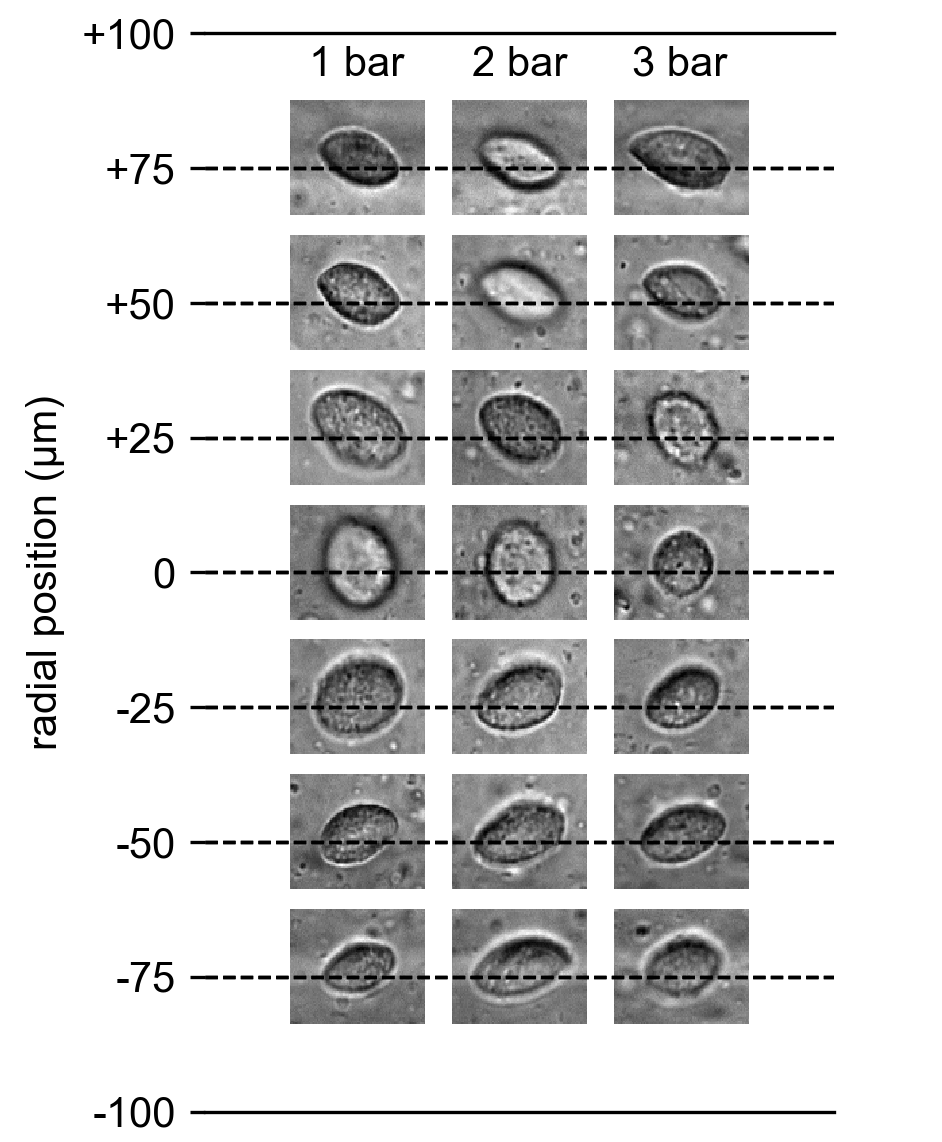

Write Python code to recreate this figure.
import sys
from pathlib import Path
import imageio
import matplotlib.pyplot as plt
import numpy as np
sys.path.insert(0, str(Path(__file__).parent.parent))

from helper_functions import getInputFile, getConfig, getData
from helper_functions import refetchTimestamps, getVelocity, filterCells, correctCenter, getStressStrain, fitStiffness
from helper_functions import initPlotSettings, plotVelocityProfile, plotStressStrain, plotMessurementStatus
from helper_functions import storeEvaluationResults

import pylustrator
pylustrator.start()

""" loading data """
# get the results file (by config parameter or user input dialog)
datafiles = [
    r"\\131.188.117.96\biophysDS\emirzahossein\data\microscope4_baslercamera\2020_may\2020_05_22_alginateDMEM2%\3\2020_05_22_10_09_10_result.txt",
    r"\\131.188.117.96\biophysDS\emirzahossein\data\microscope4_baslercamera\2020_may\2020_05_22_alginateDMEM2%\3\2020_05_22_10_10_43_result.txt",
    r"\\131.188.117.96\biophysDS\emirzahossein\data\microscope4_baslercamera\2020_may\2020_05_22_alginateDMEM2%\3\2020_05_22_10_11_38_result.txt",
]

datas = []
image_stacks = []

for datafile in datafiles:
    #datafile = getInputFile(filetype=[("txt file",'*_result.txt')])

    # load the data and the config
    data = getData(datafile)
    config = getConfig(datafile)
    print(config)

    im = imageio.get_reader(datafile.replace("_result.txt", ".tif"))
    image_stacks.append(im)

    getVelocity(data, config)

    # take the mean of all values of each cell
    #data = data.groupby(['cell_id']).mean()

    correctCenter(data, config)

    data = filterCells(data, config)

    # reset the indices
    data.reset_index(drop=True, inplace=True)
    datas.append(data)

width = 100
height = 70
scale = 0.25

xpos = 0
for im, data in zip(image_stacks, datas):
    xpos += width*scale + 5

    ypos = 75
    for ypos in [-75, -50, -25, 0, 25, 50, 75]:
        plt.axhline(ypos, linestyle="--", color="k", lw=0.8)
        nearest_id = np.argsort(np.abs(data.rp - ypos))[0]
        print(nearest_id)

        d = data.iloc[nearest_id]

        image = im.get_data(d.frames)
        image = image[int(d.y-height//2):int(d.y+height//2), int(d.x-width/2):int(d.x+width/2)]

        plt.imshow(image, cmap="gray", extent=[xpos, xpos+image.shape[1]*scale, ypos+image.shape[0]*scale/2, ypos-image.shape[1]*scale/2])

plt.axis("equal")
plt.xticks([])
plt.yticks([-100, -75, -50, -25, 0, 25, 50, 75, 100],
           ["+100", "+75", "+50", "+25", "0", "-25", "-50", "-75", "-100"])
plt.figure(1).axes[0].spines['left'].set_visible(False)
plt.figure(1).axes[0].spines['right'].set_visible(False)
#% start: automatic generated code from pylustrator
plt.figure(1).ax_dict = {ax.get_label(): ax for ax in plt.figure(1).axes}
import matplotlib as mpl
plt.figure(1).set_size_inches(7.980000/2.54, 9.670000/2.54, forward=True)
plt.figure(1).axes[0].set_position([0.217521, 0.026664, 0.667013, 0.943955])
plt.figure(1).axes[0].text(0.5, 0.5, 'New Text', transform=plt.figure(1).axes[0].transAxes)  # id=plt.figure(1).axes[0].texts[0].new
plt.figure(1).axes[0].texts[0].set_ha("center")
plt.figure(1).axes[0].texts[0].set_position([0.240994, 0.960917])
plt.figure(1).axes[0].texts[0].set_text("1 bar")
plt.figure(1).axes[0].text(0.5, 0.5, 'New Text', transform=plt.figure(1).axes[0].transAxes)  # id=plt.figure(1).axes[0].texts[1].new
plt.figure(1).axes[0].texts[1].set_ha("center")
plt.figure(1).axes[0].texts[1].set_position([0.500000, 0.960917])
plt.figure(1).axes[0].texts[1].set_text("2 bar")
plt.figure(1).axes[0].text(0.5, 0.5, 'New Text', transform=plt.figure(1).axes[0].transAxes)  # id=plt.figure(1).axes[0].texts[2].new
plt.figure(1).axes[0].texts[2].set_ha("center")
plt.figure(1).axes[0].texts[2].set_position([0.754297, 0.960917])
plt.figure(1).axes[0].texts[2].set_text("3 bar")
plt.figure(1).axes[0].get_yaxis().get_label().set_text("radial position (µm)")
#% end: automatic generated code from pylustrator
plt.savefig(__file__[:-3]+".png", dpi=300)
plt.savefig(__file__[:-3]+".pdf")
plt.show()
